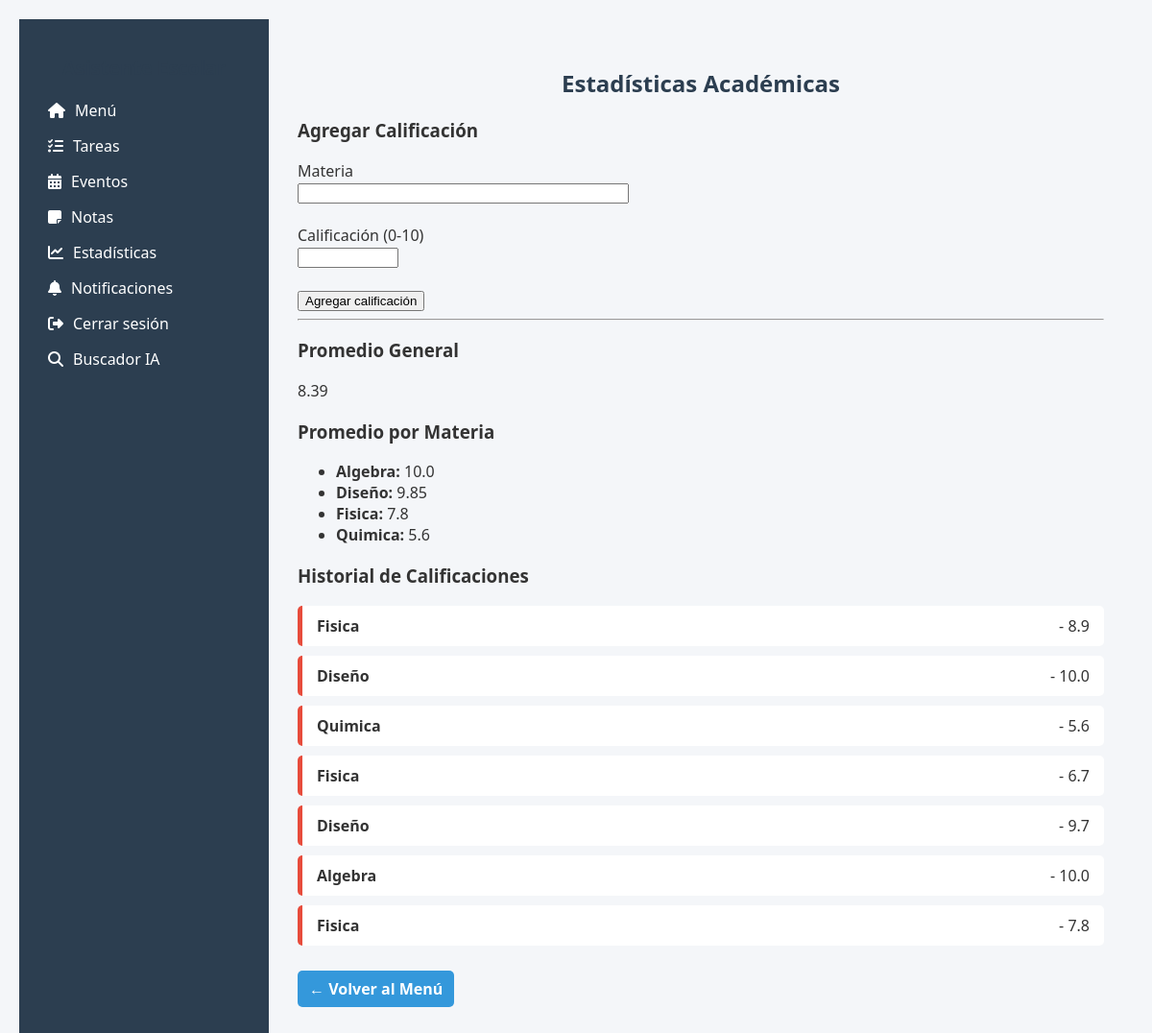
/estadisticas (signed in), run on the app's committed database.
### app/models.py (models this page shows)
class Grade(db.Model):
    id = db.Column(db.Integer, primary_key=True)
    subject = db.Column(db.String(100), nullable=False)
    score = db.Column(db.Float, nullable=False)
    user_id = db.Column(db.Integer, db.ForeignKey('user.id'), nullable=False)

### app/routes.py (the view, shortened to what this page needs)
@app.route('/estadisticas', methods=['GET', 'POST'])
@login_required
def estadisticas():
    form = GradeForm()
    calificaciones = Grade.query.filter_by(user_id=current_user.id).all()
    promedio_general = (
        db.session.query(func.avg(Grade.score))
        .filter_by(user_id=current_user.id)
        .scalar()
    )
    promedio_por_materia = (
        db.session.query(Grade.subject, func.avg(Grade.score))
        .filter_by(user_id=current_user.id)
        .group_by(Grade.subject)
        .all()
    )
    return render_template(
        'estadisticas.html',
        form=form,
        promedio_general=promedio_general,
        promedio_por_materia=promedio_por_materia,
        calificaciones=calificaciones
    )

### app/forms.py
class GradeForm(FlaskForm):
    subject = StringField('Materia', validators=[DataRequired()])
    score = StringField('Calificación (0-10)', validators=[DataRequired()])
    submit = SubmitField('Agregar calificación')

### app/routes.py (called while the page is built)
@login_manager.user_loader
def load_user(user_id):
    return User.query.get(int(user_id))

### app/templates/estadisticas.html (shortened to what this page needs)
{% extends "base.html" %}
{% block content %}
<h2>Estadísticas Académicas</h2>
<h3>Agregar Calificación</h3>
<form method="POST">
    {{ form.subject.label }}<br>
    {{ form.subject(size=40) }}<br><br>
    {{ form.score.label }}<br>
    {{ form.score(size=10) }}<br><br>
    {{ form.submit() }}
</form>
<hr>
<h3>Promedio General</h3>
<p>{{ promedio_general | round(2) if promedio_general else 'Sin datos aún' }}</p>
<h3>Promedio por Materia</h3>
<ul>
    {% for materia, promedio in promedio_por_materia %}
        <li><strong>{{ materia }}:</strong> {{ promedio | round(2) }}</li>
    {% else %}
        <li>Sin materias registradas.</li>
    {% endfor %}
</ul>
<h3>Historial de Calificaciones</h3>
<ul class="lista-tareas">
    {% for nota in calificaciones %}
        <li class="tarea pendiente">
            <strong>{{ nota.subject }}</strong> - {{ nota.score }}
        </li>
    {% else %}
        <li>No hay calificaciones registradas.</li>
    {% endfor %}
</ul>
<a class="btn" href="{{ url_for('menu') }}">← Volver al Menú</a>
{% endblock %}

### app/templates/base.html (shortened to what this page needs)
<!DOCTYPE html>
<html lang="es">
<head>
    <link rel="stylesheet" href="{{ url_for('static', filename='styles.css') }}">
    <link rel="stylesheet" href="https://cdnjs.cloudflare.com/ajax/libs/font-awesome/6.5.0/css/all.min.css">
</head>
<body>
<div class="container">
    <nav class="sidebar">
        <h2>Asistente Escolar</h2>
        <ul>
            <li><a href="{{ url_for('menu') }}"><i class="fas fa-home"></i> Menú</a></li>
            <li><a href="{{ url_for('tareas') }}"><i class="fas fa-tasks"></i> Tareas</a></li>
            <li><a href="{{ url_for('eventos') }}"><i class="fas fa-calendar-alt"></i> Eventos</a></li>
            <li><a href="{{ url_for('notas') }}"><i class="fas fa-sticky-note"></i> Notas</a></li>
            <li><a href="{{ url_for('estadisticas') }}"><i class="fas fa-chart-line"></i> Estadísticas</a></li>
            <li><a href="{{ url_for('notificaciones') }}"><i class="fas fa-bell"></i> Notificaciones</a></li>
            <li><a href="{{ url_for('logout') }}"><i class="fas fa-sign-out-alt"></i> Cerrar sesión</a></li>
            <li><a href="{{ url_for('buscador') }}"><i class="fas fa-search"></i> Buscador IA</a></li>
        </ul>
    </nav>
    <main class="contenido">
        {% block content %}{% endblock %}
    </main>
</div>
</body>
</html>

### app/static/styles.css (style rules this page uses)
body { font-family: Arial, sans-serif; background-color: #f6f8fa; color: #333; padding: 20px; }
h1, h2 { text-align: center; color: #2c3e50; }
ul.lista-tareas { list-style: none; padding: 0; }
li.tarea { background: #fff; padding: 10px 15px; margin: 10px 0; border-left: 5px solid #3498db; border-radius: 5px; display: flex; justify-content: space-between; align-items: center; }
li.pendiente { border-left-color: #e74c3c; }
a { text-decoration: none; margin-left: 10px; color: #2980b9; font-weight: bold; }
.btn { display: inline-block; background-color: #2980b9; color: white; padding: 8px 12px; margin: 10px 0; border-radius: 5px; text-decoration: none; }
body { margin: 0; font-family: 'Segoe UI', sans-serif; background-color: #f4f6f9; }
.container { display: flex; height: 100vh; }
.sidebar { width: 220px; background-color: #2c3e50; padding: 20px; color: white; }
.sidebar h2 { font-size: 20px; margin-bottom: 20px; text-align: center; }
.sidebar ul { list-style: none; padding: 0; }
.sidebar li { margin: 15px 0; }
.sidebar a { text-decoration: none; color: white; font-weight: 500; display: flex; align-items: center; }
.sidebar a i { margin-right: 10px; }
.contenido { flex-grow: 1; padding: 30px; overflow-y: auto; }
.btn { background-color: #3498db; color: white; padding: 8px 12px; border-radius: 5px; text-decoration: none; display: inline-block; }
.lista-tareas { list-style: none; padding: 0; }
.tarea { background-color: white; padding: 15px; margin-bottom: 10px; border-left: 5px solid #3498db; border-radius: 5px; display: flex; justify-content: space-between; align-items: center; }

### data on the page
Grade: subject "Algebra", score "10.0"
Grade: subject "Fisica", score "7.8"
Grade: subject "Quimica", score "5.6"
Grade: subject "Fisica", score "8.9"
Grade: subject "Diseño", score "10.0"
Grade: subject "Fisica", score "6.7"
Grade: subject "Diseño", score "9.7"

### other printed values
{{ promedio_general | round(2) if promedio_general else 'Sin datos aún' }} "8.39"
{{ materia }} "Diseño"
{{ promedio | round(2) }} "9.85"
